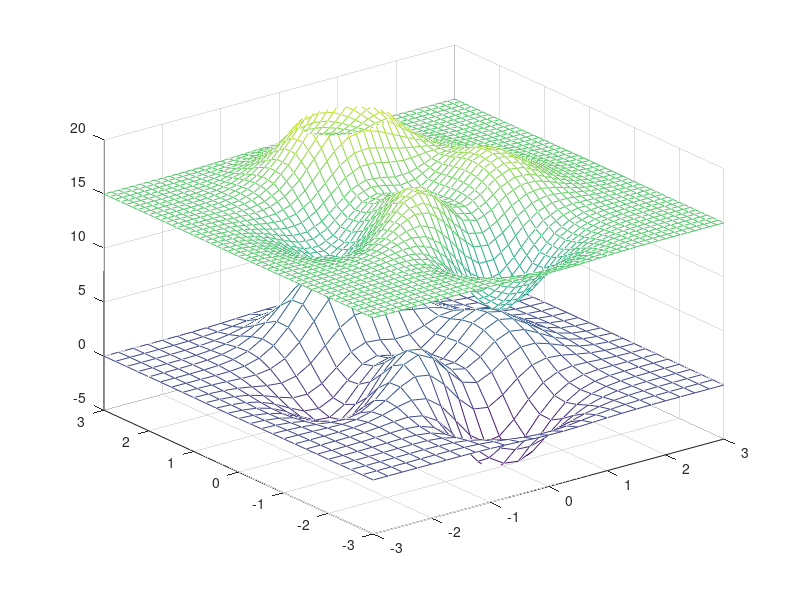

The MATLAB script that drew this image:
[X,Y] = meshgrid(-3:.25:3);
Z = peaks(X,Y);
[XI,YI] = meshgrid(-3:.125:3);
ZI = interp2(X,Y,Z,XI,YI);
mesh(X,Y,Z), hold, mesh(XI,YI,ZI+15)
hold off
axis([-3 3 -3 3 -5 20])